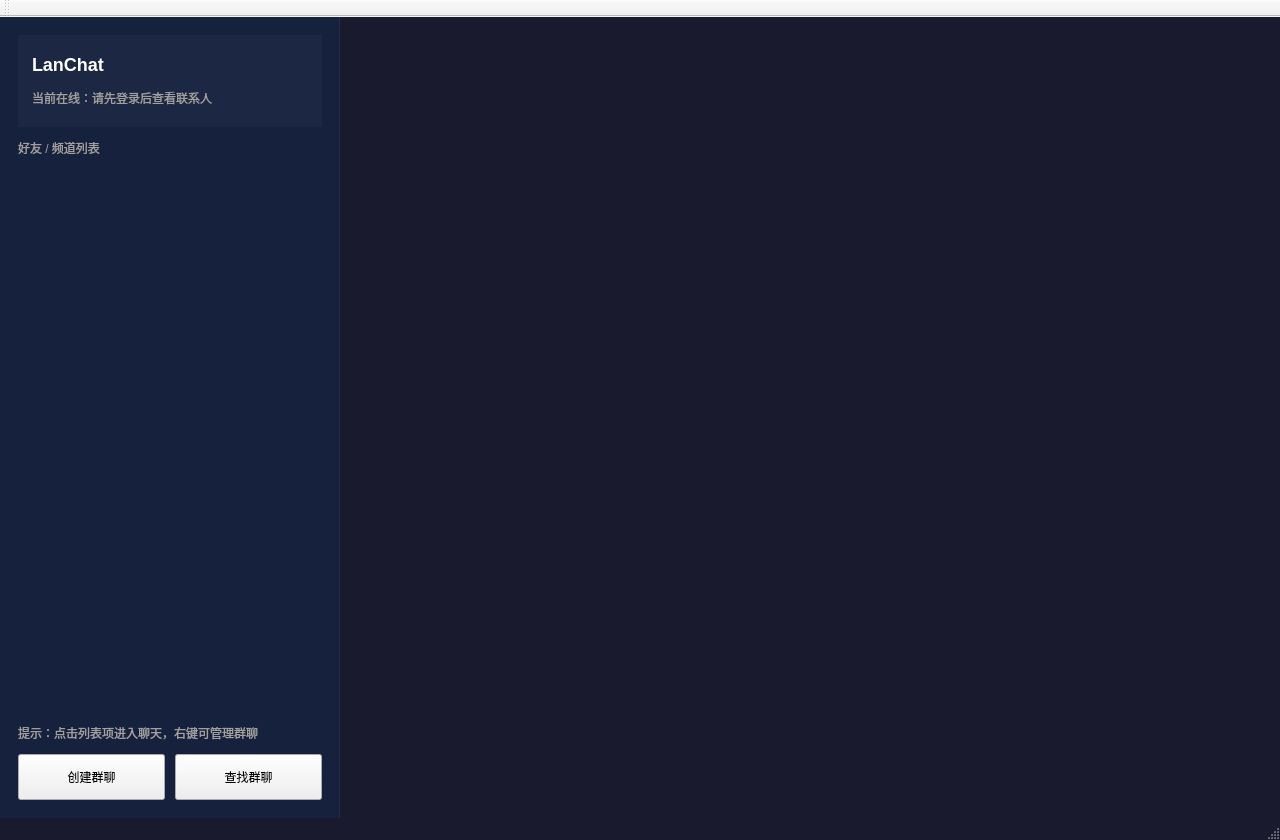
<?xml version="1.0" encoding="UTF-8"?>
<ui version="4.0">
 <class>MainWindow</class>
 <widget class="QMainWindow" name="MainWindow">
  <property name="geometry">
   <rect>
    <x>0</x>
    <y>0</y>
    <width>1280</width>
    <height>840</height>
   </rect>
  </property>
  <property name="minimumSize">
   <size>
    <width>1100</width>
    <height>720</height>
   </size>
  </property>
  <property name="windowTitle">
   <string>LanChat</string>
  </property>
  <property name="styleSheet">
   <string notr="true">QMainWindow#MainWindow {
    background: #1a1a2e;
}
QFrame#frameSidebar {
    background: #16213e;
    border-right: 1px solid rgba(255,255,255,0.06);
}
QFrame#frameHeader, QFrame#frameStatus {
    background: rgba(255,255,255,0.03);
}
QLabel#label_hostname {
    color: #ffffff;
    font-size: 18px;
    font-weight: bold;
}
QLabel#label_userInfo, QLabel#labelSidebarTitle, QLabel#labelSidebarHint {
    color: #a0a0a0;
}
QListWidget#listWidget_friends {
    background: transparent;
    border: none;
    outline: none;
}
QPushButton {
    min-height: 38px;
}
</string>
  </property>
  <widget class="QWidget" name="centralWidget">
   <layout class="QHBoxLayout" name="horizontalLayout_root">
    <property name="spacing">
     <number>0</number>
    </property>
    <property name="leftMargin">
     <number>0</number>
    </property>
    <property name="topMargin">
     <number>0</number>
    </property>
    <property name="rightMargin">
     <number>0</number>
    </property>
    <property name="bottomMargin">
     <number>0</number>
    </property>
    <item>
     <widget class="QFrame" name="frameSidebar">
      <property name="minimumSize">
       <size>
        <width>280</width>
        <height>0</height>
       </size>
      </property>
      <property name="maximumSize">
       <size>
        <width>340</width>
        <height>16777215</height>
       </size>
      </property>
      <layout class="QVBoxLayout" name="verticalLayout_sidebar">
       <property name="leftMargin">
        <number>18</number>
       </property>
       <property name="topMargin">
        <number>18</number>
       </property>
       <property name="rightMargin">
        <number>18</number>
       </property>
       <property name="bottomMargin">
        <number>18</number>
       </property>
       <property name="spacing">
        <number>12</number>
       </property>
       <item>
        <widget class="QFrame" name="frameHeader">
         <property name="minimumSize">
          <size>
           <width>0</width>
           <height>92</height>
          </size>
         </property>
         <layout class="QVBoxLayout" name="verticalLayout_header">
          <property name="leftMargin">
           <number>14</number>
          </property>
          <property name="topMargin">
           <number>14</number>
          </property>
          <property name="rightMargin">
           <number>14</number>
          </property>
          <property name="bottomMargin">
           <number>14</number>
          </property>
          <property name="spacing">
           <number>4</number>
          </property>
          <item>
           <widget class="QLabel" name="label_hostname">
            <property name="text">
             <string>LanChat</string>
            </property>
           </widget>
          </item>
          <item>
           <widget class="QLabel" name="label_userInfo">
            <property name="text">
             <string>当前在线：请先登录后查看联系人</string>
            </property>
           </widget>
          </item>
         </layout>
        </widget>
       </item>
       <item>
        <widget class="QLabel" name="labelSidebarTitle">
         <property name="text">
          <string>好友 / 频道列表</string>
         </property>
        </widget>
       </item>
       <item>
        <widget class="QListWidget" name="listWidget_friends"/>
       </item>
       <item>
        <widget class="QLabel" name="labelSidebarHint">
         <property name="text">
          <string>提示：点击列表项进入聊天，右键可管理群聊</string>
         </property>
        </widget>
       </item>
       <item>
        <layout class="QHBoxLayout" name="horizontalLayout_actions">
         <property name="spacing">
          <number>10</number>
         </property>
         <item>
          <widget class="QPushButton" name="pushButton_createGroup">
           <property name="text">
            <string>创建群聊</string>
           </property>
          </widget>
         </item>
         <item>
          <widget class="QPushButton" name="pushButton_searchGroup">
           <property name="text">
            <string>查找群聊</string>
           </property>
          </widget>
         </item>
        </layout>
       </item>
      </layout>
     </widget>
    </item>
    <item>
     <widget class="QFrame" name="frameMainPlaceholder">
      <property name="styleSheet">
       <string notr="true">QFrame#frameMainPlaceholder { background: #1a1a2e; }</string>
      </property>
     </widget>
    </item>
   </layout>
  </widget>
  <widget class="QMenuBar" name="menuBar">
   <property name="geometry">
    <rect>
     <x>0</x>
     <y>0</y>
     <width>1280</width>
     <height>30</height>
    </rect>
   </property>
  </widget>
  <widget class="QToolBar" name="mainToolBar">
   <attribute name="toolBarArea">
    <enum>TopToolBarArea</enum>
   </attribute>
   <attribute name="toolBarBreak">
    <bool>false</bool>
   </attribute>
  </widget>
  <widget class="QStatusBar" name="statusBar"/>
 </widget>
 <layoutdefault spacing="6" margin="11"/>
 <resources/>
 <connections/>
</ui>
